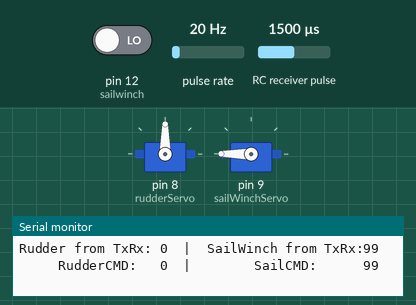
Bench run of a sketch on a simulated Arduino Mega 2560, built with avr-gcc and run on an emulated ATmega2560. Shown: 2 × servo, the last lines printed to the serial monitor. Wiring (inferred from the names in the program): pulse sensor: data pin 7; RC receiver channel: data pin 11. Inputs (shaded band) come from the test bench; at power-on: RC receiver pulse 1500 µs, pulse rate 20 Hz, pin 12 (sailwinch) LOW.

Above: at 1.2 s.
1.3 s: RC receiver pulse (sensor on pin 11) set to 1020 µs
At 2.7 s:
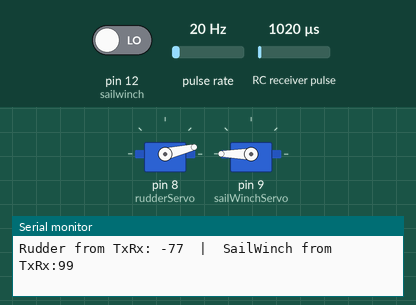
3.0 s: RC receiver pulse (sensor on pin 11) set to 1750 µs
At 3.5 s:
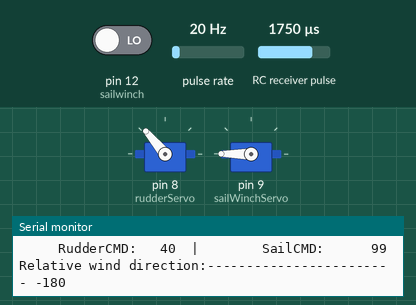
6.0 s: RC receiver pulse (sensor on pin 11) set to 1250 µs
At 7.2 s:
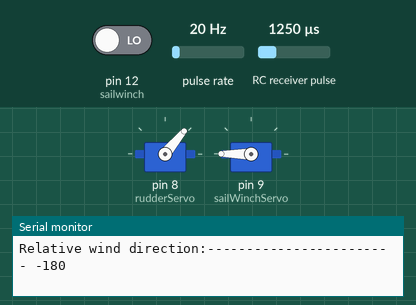
7.7 s: RC receiver pulse (sensor on pin 11) set to 1980 µs
At 8.9 s:
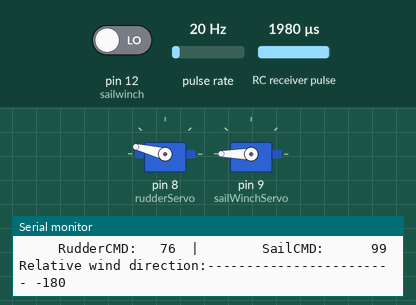
9.4 s: pulse rate (sensor on pin 7) set to 4 Hz
12.4 s: pulse rate (sensor on pin 7) set to 50 Hz
Timing chart, 0 to 15.4 s (numbered marks = the images above; inputs shaded):
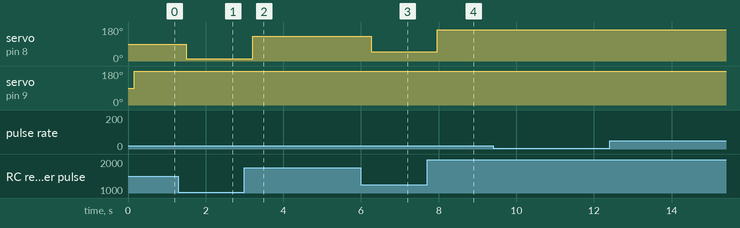

Measured:
- after the input at 1.3 s, servo on pin 8 (rudderServo): 90° → 13° after 0.20 s
- after the input at 3.0 s, servo on pin 8 (rudderServo): 13° → 130° after 0.22 s, → 131° 2.5 s later, → 130° 0.17 s later
- after the input at 6.0 s, servo on pin 8 (rudderServo): 130° → 50° after 0.26 s
- after the input at 7.7 s, servo on pin 8 (rudderServo): 50° → 166° after 0.27 s

The sketch:

BoatCode_WindOnly0909.ino
```cpp
/*
  Reads receiver and wind sensor and attempts to command boat to sail Close haul and tack
 rev 9/9/14
  Uses the Arduino Mega with the Seeduino Grove Mega SHield - no separate servo driver
  Connect servos to PWM servo ports 8 (rudder) and 9 (sailWinch)
  Wind Sensor i on digital pin 7
  Radio Control receiver is read on pins 11 (rudder), 12  (sail)
  prints commands to serial monitor if asked (verbose ==true)
 Diane Brancazio and Eric Schneider
  www.robosail.org  --  diane@robosail.org

Sensors And Their Data Outputs

Wind Vane (direction wind is coming from)
  US Digital MA3 Magnetic Encoder
  Data comes in 0-360°, set 0° = in irons, starboard wind is 90° and port wind is -90°
  Relative reading

Rudder
  clockwise = negative
  counter-clockwise = positive

Sail
  depends on the wind, but limit is 90 degrees
*/

//----------------LIBRARIES-------------------
#include <Wire.h>				// for servos
#include <Servo.h>				// for servos

/*------------FLAGS --------------------------------------*/
bool verbose = true;	//Set to true to enable printlns to the Serial Monitor
bool manualSail = true; //set to false for autonomous sail
bool manualRudder = true;  //set to false for autonomous rudder

/*-- Definitions and Global variables for Servos, Receiver, Compass, GPS, WInd Sensor ---------------*/

Servo rudderServo;  //create servo objects
Servo sailWinchServo;
#define rudder      11  //input pins from receiver
#define sailwinch   12
#define windpin       7   	//Wind sensor MA3 input pin
unsigned long duration;		// used to read wind sensor
int WindDirection;


/*----------------------USEFUL GLOBAL VARIABLES----------------------*/
  // Things we can get from the sensors
  int relWind = 0;              // From wind sensor (degrees)
  int absvalRelWind;  // absolute value of wind sensor

  // Useful variables

  int rudderIn; // inputs from transmitter, in degrees
  int sailwinchIn;
  int rudderCMD = 0;
  int sailCMD = 45;

  bool RC_good = false;			//not currently used
  bool wind_good = false;		//not currently used

  #define ironsRange    45
  float pi = 3.14159;
// Initialize the calculator object


/************************** SETUP ***********************************/
void setup()
{
  Serial.begin(9600);	// Set baud rate for the serial monitor
  Serial.println("BoatCode_WindOnly0909 starting up, beginning intialization...");

/*--------- SetUp Receiver, Servos, Compass, GPS, Wind Sensor ------------------*/

  pinMode(rudderIn, INPUT);	  // Set RC receiver on digital input pins
  pinMode(sailwinchIn, INPUT);
  RC_good = true;	//need to test for this?

  rudderServo.attach(8);
  sailWinchServo.attach(9);   // attaches the servo on pin 9 to the servo object

  pinMode(windpin, INPUT);		// set Wind sensor pin as digital input
  wind_good = true;

} // End of setup


/****************************** LOOP ***************************/
void loop()
{


  if (verbose) Serial.print("\n\n\n\n\n\n\n");	// clear space for next run through loop
 /*----------------------GET THE SENSOR VALUES------------------------*/
  relWind = getRelativeWind();      //read wind sensor

  readTransmitter();    // read RC transmitter via receiver and
  			// will put reading in rudderIn and sailwinchIn in degrees


/*-------------------------------------------------------------------*/
/*----------------------PROGRAM LOGIC -----------------*/
/*--------------DECIDE HOW TO SET SAIL/RUDDER BASED ON DATA----------*/

  if (manualRudder == true)
      {rudderCMD = rudderIn;}
  else
    // close Haul Code for rudder
    // assume maximum position of rudder is +-80.
    // to turn upwind rudder comand has opposite sign of relWind
    // Greater than +-135 push rudder full towards sail
    // Within +-45 leave rudder alone (may want to add bear off code)
    // in reach zones create a linear function with slope -80/90
  {
    if (relWind <= -135)
      rudderCMD = 80;
    if ((relWind > -135) && (relWind < -45))
      rudderCMD = (-.89 * relWind) - 40;
    if ((relWind >= -45) && (relWind <= 45))
      rudderCMD = 0;
    if ((relWind > 45) && (relWind < 135))
      rudderCMD = (-.89 * relWind) + 40;
    if (relWind >= 135)
      rudderCMD = -80;
  }

  if (manualSail == true)
      {sailCMD = sailwinchIn;}
  else
  {
  // close Haul Code for sail
    // assume maximum position of sail is +-90.
    // to turn upwind rudder comand has opposite sign of relWind
    // Greater than +-135 push rudder full towards sail
    // Within +-45 leave rudder alone (may want to add bear off code)
    // in reach zones create a linear function with slope -80/90// trim sail based on rudder position
  // set to "full in' if within 45 of upwind and "full out" if within 45 of downwind
  // When the sail is in between make a linear relationship
  // between the sail setting and the wind
    absvalRelWind = abs(relWind);
    if (absvalRelWind < 45)
      sailCMD = 0;
    if ((absvalRelWind >= 45) && (absvalRelWind < 135))
      sailCMD = absvalRelWind - 45;
    if (absvalRelWind >= 135)
      sailCMD = 90;
  }
   if (verbose)
   {
  Serial.print("     RudderCMD:   ");   Serial.print(rudderCMD);
  Serial.print("  |        SailCMD:      ");  Serial.println(sailCMD);
   }

//COMMAND THE MOTORS

// will send input from transmitter or calculated postion
//depending on whether it is manual or autonomous
commandMotor(rudderCMD, rudder);
commandMotor(sailCMD, sailwinch);

} // End of loop()

/*----------------- FUNCTION TO COMMAND A MOTOR------------------*/

void commandMotor(int pos, int servoname)
 {
  if (servoname == rudder) rudderServo.write(pos+90); //servos go 0 to 180
  if (servoname == sailwinch) sailWinchServo.write(pos+90);
}

/*----------------- FUNCTION TO READ THE TRANSMITTER ------------------*/
void readTransmitter()
//read pulse width of each channel from tranmitter thru receiver
//syntax is pulseIn(pin, value, timeout), reads HIGH value, and timeout is in ms
{
  int rCH, sCH;
  rCH = pulseIn(rudder, HIGH, 25000);
if (!((rCH < 1000) || (rCH > 2000)))  //noisy/out of range, don't change any values
  rCH = map(rCH, 1000,2000,-80,80);     // put reading in degrees, only go to 80 max
 else rCH = 99;
  sCH = pulseIn(sailwinch, HIGH, 25000);
if (!((sCH < 1000) || (sCH > 2000)))
    sCH = map(sCH, 1000,2000,0,90);
  else sCH = 99;
if (verbose)
  {
  Serial.print("Rudder from TxRx: ");   Serial.print(rCH); Serial.print("  |  ");
  Serial.print("SailWinch from TxRx:");  Serial.println(sCH);
  }
 rudderIn = rCH;
 sailwinchIn = sCH;
 return;
}


/*----------------- FUNCTION TO READ WIND SENSORS--------------------*/

float getRelativeWind()	  //read MA3 PWM output
{
  duration = pulseIn(windpin, HIGH);
  // use a calibration routine to find max pulse width which is typ 1023
  // after calibrating, convert to heading in degrees
  WindDirection= map(duration, 0, 1010, -180, 180);

  // constrain value between 0 and 360 to get rid of noisy outliers
  // use minus sign so values increase in CCW direction
  WindDirection = -min(max(WindDirection, -180), 180);

  if (verbose) {
    Serial.print("Relative wind direction:------------------------ ");
    Serial.println(WindDirection); Serial.println();}
  return WindDirection;
}


/*----------------- USEFUL FUNCTIONS ------------------------------*/

float normalize0To360(float angle)
{
  while (angle < 0)  { angle += 360; }
  while (angle > 360){ angle -= 360; }
  return angle;
}

float normalizeN180ToP180(float angle)
{
  while (angle < -180){ angle += 360; }
  while (angle > 180){ angle -= 360;  }
  return angle;
}
```
